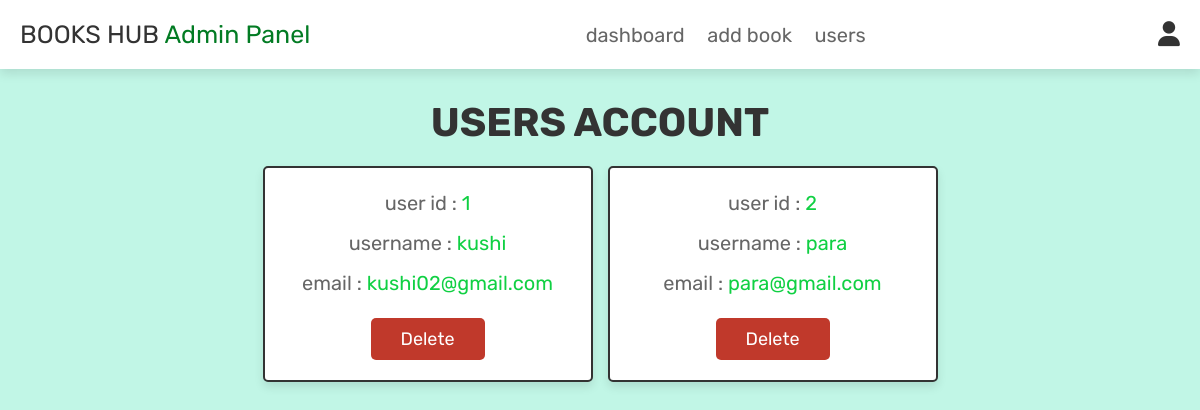
Screenshot of /admin/admin_users.php (signed in) with the database file from the repository.
### tables this page shows
CREATE TABLE `users` (
  `Id` int(11) NOT NULL,
  `Username` varchar(200) DEFAULT NULL,
  `Email` varchar(200) DEFAULT NULL,
  `Age` int(11) DEFAULT NULL,
  `Password` varchar(200) DEFAULT NULL,
  `type` int(11) NOT NULL DEFAULT 0
);

### admin/admin_users.php (the view, shortened to what this page needs)
<?php
@include '../config.php';
?>
<!DOCTYPE html>
<html lang="en">
<head>
   <link rel="stylesheet" href="../admin/admin_style.css">
   <link rel="stylesheet" href="https://cdnjs.cloudflare.com/ajax/libs/font-awesome/6.5.1/css/all.min.css" />
</head>
<body>
   <body>
      <?php @include 'admin_header.php'; ?>
      <section class="users">
         <h1 class="title">users account</h1>
         <div class="box-container">
            <?php
            $select_users = mysqli_query($conn, "SELECT * FROM `users`") or die('query failed');
            if (mysqli_num_rows($select_users) > 0) {
               while ($fetch_users = mysqli_fetch_assoc($select_users)) {
            ?>
                  <div class="box">
                     <p>user id : <span><?php echo $fetch_users['Id']; ?></span></p>
                     <p>username : <span><?php echo $fetch_users['Username']; ?></span></p>
                     <p>email : <span><?php echo $fetch_users['Email']; ?></span></p>
                     <a href="admin_users.php?delete=<?php echo $fetch_users['Id']; ?>" onclick="return confirm('delete this user?');" class="delete-btn">delete</a>
                  </div>
            <?php
               }
            }
            ?>
         </div>
      </section>
   </body>
</html>

### admin/admin_style.css (style rules this page uses)
:root { --pink: #e84393; --red: #c0392b; --black: #333; --white: #fff; --light-color: #666; --light-white: #ccc; --light-bg: #f5f5f5; --border: 0.2rem solid var(--black); --box-shadow: 0 0.5rem 1rem rgba(0, 0, 0, 0.1); }
* { font-family: "Rubik", sans-serif; margin: 0; padding: 0; box-sizing: border-box; outline: none; border: none; text-decoration: none; transition: all 0.2s linear; }
html { font-size: 62.5%; overflow-x: hidden; scroll-behavior: smooth; scroll-padding-top: 6.5rem; }
body { margin: 0; padding: 0; font-family: "Poppins", sans-serif; background: #c1f6e6; background-size: cover; height: 100vh; overflow: auto; }
section { padding: 3rem 2rem; }
.title { text-align: center; margin-bottom: 2rem; color: var(--black); text-transform: uppercase; font-size: 4rem; }
.btn, .delete-btn, .option-btn { display: inline-block; border-radius: 0.5rem; margin-top: 1rem; font-size: 1.8rem; color: var(--white); cursor: pointer; padding: 1rem 3rem; text-transform: capitalize; }
.delete-btn { background-color: var(--red); }
.users .box-container { display: grid; grid-template-columns: repeat(auto-fit, 33rem); gap: 1.5rem; align-items: flex-start; max-width: 1200px; margin: 0 auto; justify-content: center; }
.users .box-container .box { padding: 2rem; border: var(--border); background-color: var(--white); box-shadow: var(--box-shadow); border-radius: 0.5rem; text-align: center; }
.users .box-container .box p { font-size: 2rem; color: var(--light-color); margin-bottom: 1rem; line-height: 1.5; }
.users .box-container .box p span { color: #10d043; }
.users .box-container .box .delete-btn { margin-top: 0.5; }

### rows the page displays
users: Id "1", Username "kushi", Email "kushi02@gmail.com"
users: Id "2", Username "para", Email "para@gmail.com"
